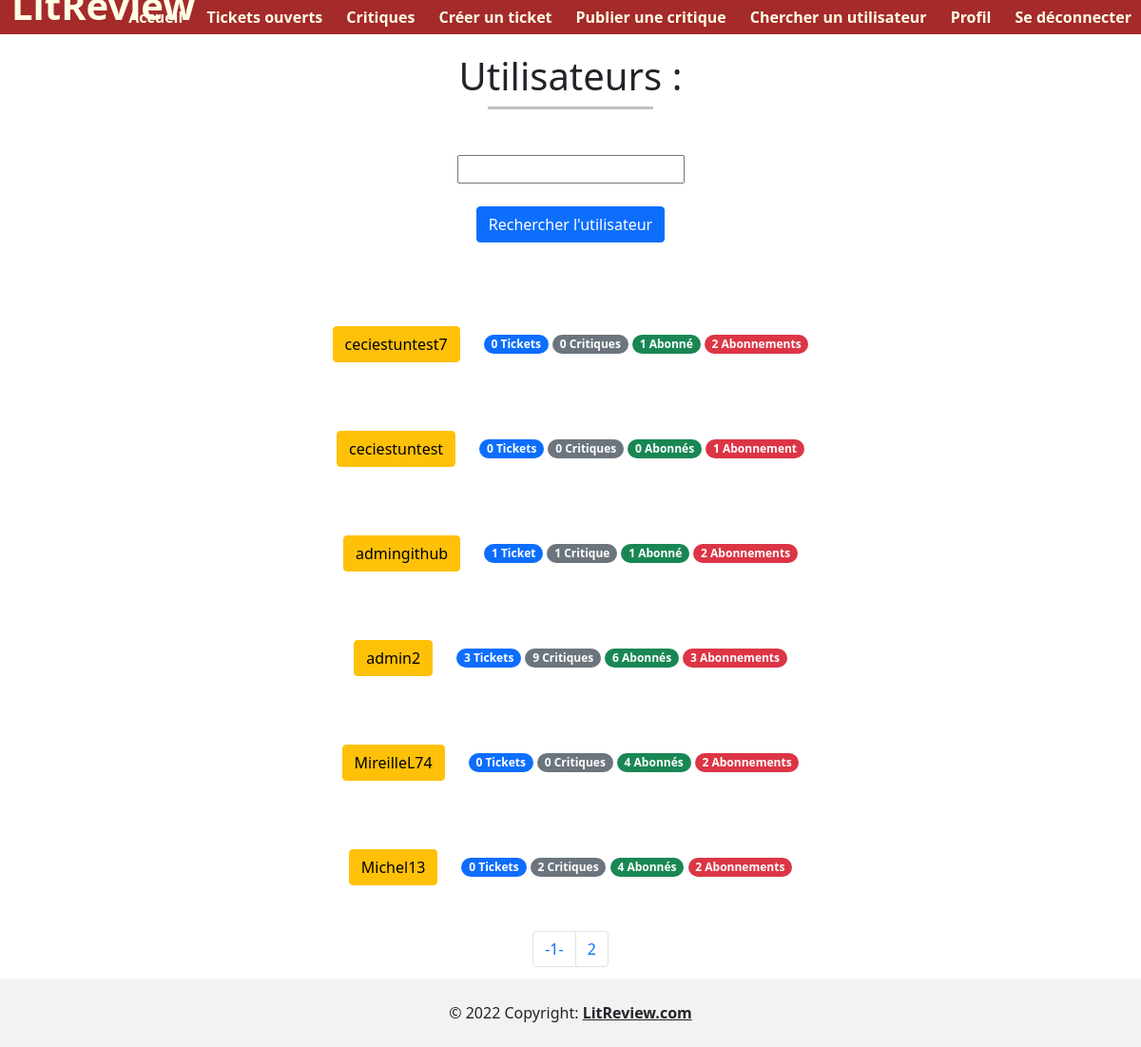
The page /userlist/ (signed in) on the database its author committed.
### authentication/models.py (models this page shows)
class User(AbstractUser):
    tickets_list = models.ManyToManyField(Ticket, related_name="tickets_list")
    reviews_list = models.ManyToManyField(Review, related_name="reviews_list")
    description = models.TextField(verbose_name="Description", max_length=1000, blank=True, null=True)
    class Meta:
        ordering = ['-username']

### blog/views.py (the view)
# urls.py: path('userlist/', views.user_list, name='user-list'),
@login_required
def user_list(request):
    search_error = False
    try:
        if request.GET['fname']:
            pass
        search_error = True
    except MultiValueDictKeyError:
        pass
    user_infos = {}
    for author in User.objects.all():
        user_infos[author.id] = {
            'user_object': author,
            'ticket_number': len(Ticket.objects.filter(user=author)),
            'review_number': len(Review.objects.filter(user=author)),
            'follower_number': len(UserFollows.objects.filter(followed_user_id=author)),
            'following_number': len(UserFollows.objects.filter(user_id=author)),
        }
    user_infos = sorted(user_infos.items(), key=lambda x: str(x[1]['user_object']), reverse=True)
    paginator = Paginator(user_infos, 6)
    page_number = request.GET.get('page')
    users_page_object = paginator.get_page(page_number)
    context = {
        'search_error': search_error,
        'users_page_object': users_page_object,
    }
    return render(request, "user/user_list.html", context)

### blog/templates/user/user_list.html (shortened to what this page needs)
{% extends 'base.html' %}
{% block content %}
<h1> Utilisateurs : </h1>
<hr><br><br>
<form action="{% if not search_error %}search{% endif %}">
  <input type="text" name="fname" ><br>
    <br>
  <button type="button publish" class="btn btn-primary">Rechercher l'utilisateur</button>
</form>
{% for values in users_page_object %}
<br><br><br>
<div class="user_element">
  <a href="{% url 'user-page' values.1.user_object.id %}" class="mute-link" ">
    <button type="button" class="btn btn-warning">{{ values.1.user_object.username }}</button>
  </a>
  <span class="badge rounded-pill bg-primary">{{ values.1.ticket_number }} Ticket{{ values.1.ticket_number|pluralize:" ,s" }}</span>
  <span class="badge rounded-pill bg-secondary">{{ values.1.review_number }} Critique{{ values.1.review_number|pluralize:" ,s" }}</span>
  <span class="badge rounded-pill bg-success">{{ values.1.follower_number }} Abonné{{ values.1.follower_number|pluralize:" ,s" }}</span>
  <span class="badge rounded-pill bg-danger">{{ values.1.following_number }} Abonnement{{ values.1.following_number|pluralize:" ,s" }}</span>
</div>
{% endfor %}
<br><br>
{% include 'partials/blog_snippet.html' with page_obj=users_page_object %}
{% endblock %}

### static/apps.css (style rules this page uses)
html { font-family: Arial; -ms-overflow-style: none; scrollbar-width: none; }
a, a:visited { text-decoration: none; }
hr { height: 3px !important; color: black !important; width: 15%; margin: auto !important; }
a.mute-link { text-decoration: none; }
body { position: relative; }

### rows shown on the page
User: username "ceciestuntest7"
User: username "ceciestuntest"
User: username "admingithub"
User: username "admin2"
User: username "MireilleL74"
User: username "Michel13"

### other values the page prints
{{ values.1.ticket_number }} "0" "0" "1" "3" "0" "0"
{{ values.1.review_number }} "0" "0" "1" "9" "0" "2"
{{ values.1.follower_number }} "1" "0" "1" "6" "4" "4"
{{ values.1.following_number }} "2" "1" "2" "3" "2" "2"
{{ page_obj.number }} "1"
{{ page_obj.number|add:"1" }} "2"
